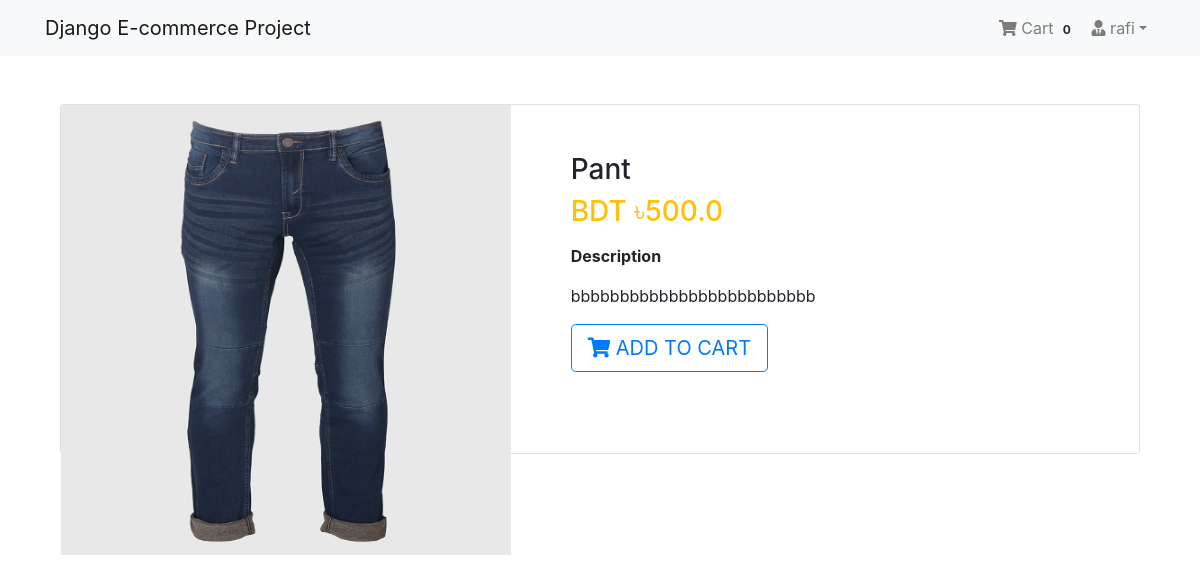
/product/2/ (signed in), run on the app's committed database.
### App_Login/models.py (models this page shows, shortened)
class User(AbstractBaseUser, PermissionsMixin):
    email = models.EmailField(unique=True, null=False)
    is_staff = models.BooleanField(
        ugettext_lazy('staff status'),
        default=False,
        help_text = ugettext_lazy('Designates whether the user can log in this site')
    )
    is_active = models.BooleanField(
        ugettext_lazy('active'),
        default=True,
        help_text=ugettext_lazy('Designates whether this user should be treated as active. Unselect this instead of deleting accounts')
    )
    USERNAME_FIELD = 'email'
    objects = MyUserManager()

class Profile(models.Model):
    user = models.OneToOneField(User, on_delete=models.CASCADE, related_name='profile')
    username = models.CharField(max_length=264, blank=True)
    full_name = models.CharField(max_length=264, blank=True)
    address_1 = models.TextField(max_length=300, blank=True)
    city = models.CharField(max_length=40, blank=True)
    zipcode = models.CharField(max_length=10, blank=True)
    country = models.CharField(max_length=50, blank=True)
    phone = models.CharField(max_length=20, blank=True)
    date_joined = models.DateTimeField(auto_now_add=True)

### App_Shop/models.py (models this page shows, shortened)
class Product(models.Model):
    mainimage = models.ImageField(upload_to='Products')
    name = models.CharField(max_length=264)
    category = models.ForeignKey(Category, on_delete=models.CASCADE, related_name='category')
    preview_text = models.TextField(max_length=200, verbose_name='Preview Text')
    detail_text = models.TextField(max_length=1000, verbose_name='Description')
    price = models.FloatField()
    old_price = models.FloatField(default=0.00)
    created = models.DateTimeField(auto_now_add=True)
    class Meta:
        ordering = ['-created',]

### App_Shop/views.py (the view)
# urls.py: path('product/<pk>/', views.ProductDetail.as_view(), name='product_detail'),
class ProductDetail(LoginRequiredMixin, DetailView):
    model = Product
    template_name = 'App_Shop/product_detail.html'

### App_Order/templatetags/cart_tag.py (called while the page is built)
@register.filter
def cart_total(user):
    order = Order.objects.filter(user=user, ordered=False)
    if order.exists():
        return order[0].orderitems.count()
    else:
        return 0

### templates/App_Shop/product_detail.html
{% extends 'base.html' %}
{% block body_block %}
<div class="container my-5">
  <div class="card">
    <div class="row">
      <aside class="col-sm-5 border-right">
        <article class="gallery-wrap">
          <div class="img-big-wrap">
            <div>
              <a href="#"><img src="/media/{{object.mainimage}}" style="width:450px"></a>
            </div>
          </div>
        </article>
      </aside>
      <aside class="col-sm-7">
        <article class="card-body p-5">
          <h3 class="title mp-3">{{object.name}}</h3>
          <p class="price-detail-wrap">
            <span class="price h3 text-warning">
              <span class="currency">BDT &#2547;</span><span class="num">{{object.price}}</span>
            </span>
          </p>
          <dl class="item-property">
            <dt>Description</dt>
            <dd>
              <p>{{object.detail_text|linebreaks}}</p>
            </dd>
          </dl>
          <a href="{% url 'App_Order:add' pk=object.pk %}" class="btn btn-lg btn-outline-primary text-uppercase"> <i class="fas fa-shopping-cart"></i> Add to Cart</a>
        </article>
      </aside>
    </div>
  </div>
</div>
{% endblock %}

### templates/navbar.html (shortened to what this page needs)
{% load cart_tag %}
<nav class="navbar navbar-expand-lg navbar-light bg-light">
  <div class="container">
    <a class="navbar-brand" href="{% url 'App_Shop:home' %}">Django E-commerce Project</a>
    <div class="collapse navbar-collapse" id="navbarNav">
      <ul class="navbar-nav ml-auto">
        {% if request.user.is_authenticated %}
        <li class="nav-item">
          <a href="{% url 'App_Order:cart' %}" class="nav-link">
              <i class="fa fa-shopping-cart"></i> Cart
              <span class="badge badge-light">{{ request.user | cart_total }}</span>
          </a>
        </li>
        <li class="nav-item dropdown">
          <a class="nav-link dropdown-toggle" href="#" id="navbarDropdown" role="button" data-toggle="dropdown" aria-haspopup="true" aria-expanded="false"><i class="fas fa-user-tie"></i> {{request.user.profile.username}}</a>
        </li>
        {% else %}
        <li class="nav-item">
          <a href="{% url 'App_Login:login_user' %}" class="btn btn-primary">Login</a>
        </li>
        {% endif %}
      </ul>
    </div>
  </div>
</nav>

### templates/base.html (style rules this page uses)
.card { height: 350px; }

### data on the page
User: user|cart_total "0", user.profile.username "rafi"
Product: mainimage (picture), name "Pant", price "500.0", detail_text "bbbbbbbbbbbbbbbbbbbbbbbbb"
